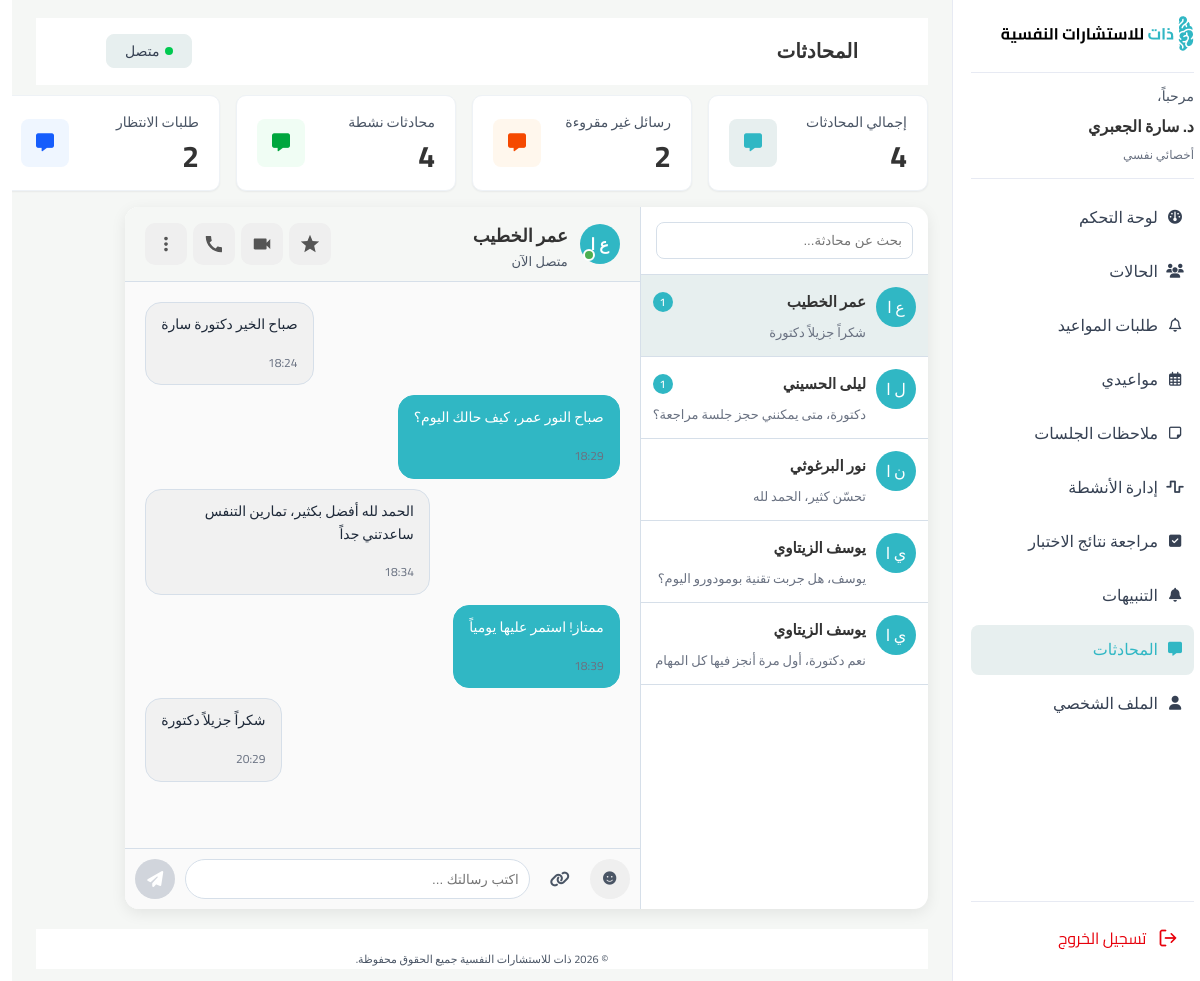
The app's page /therapist/messages/index.php (signed in) with its own data.
### tables this page shows
CREATE TABLE users (
    user_id INT AUTO_INCREMENT,
    name VARCHAR(100) NOT NULL,
    username VARCHAR(60) NOT NULL UNIQUE,
    email VARCHAR(150) NOT NULL UNIQUE,
    password VARCHAR(255) NOT NULL,
    phone VARCHAR(20) NULL,
    avatar VARCHAR(255) NULL,
    role VARCHAR(20) NOT NULL CHECK (role IN ('CLIENT', 'THERAPIST', 'ADMIN')),
    is_active TINYINT (1) DEFAULT 1,
    created_at DATETIME NOT NULL DEFAULT CURRENT_TIMESTAMP,
    updated_at DATETIME NOT NULL DEFAULT CURRENT_TIMESTAMP ON UPDATE CURRENT_TIMESTAMP,
    PRIMARY KEY (user_id)
);

CREATE TABLE messages (
    message_id INT AUTO_INCREMENT,
    sender_id INT,
    receiver_id INT,
    case_id INT,
    content TEXT NULL,
    type VARCHAR(10) NOT NULL DEFAULT 'TEXT' CHECK (type IN ('TEXT', 'VOICE', 'IMAGE', 'FILE')),
    file_path VARCHAR(500) NULL,
    is_read TINYINT (1) NOT NULL DEFAULT 0,
    sent_at DATETIME NOT NULL DEFAULT CURRENT_TIMESTAMP,
    PRIMARY KEY (message_id),
    CONSTRAINT fk_msg_sender FOREIGN KEY (sender_id) REFERENCES users (user_id) ON DELETE RESTRICT ON UPDATE CASCADE,
    CONSTRAINT fk_msg_receiver FOREIGN KEY (receiver_id) REFERENCES users (user_id) ON DELETE RESTRICT ON UPDATE CASCADE,
    CONSTRAINT fk_msg_case FOREIGN KEY (case_id) REFERENCES cases (case_id) ON DELETE
    SET NULL ON UPDATE CASCADE
);

### therapist/messages/index.php (the view, shortened to what this page needs)
<?php
require_once __DIR__ . '/../../connection.php';
$user_id      = $_SESSION['user_id'];
$stmt = $conn->prepare("
    SELECT u.user_id, u.name,
           last_msg.content   AS last_content,
           last_msg.type      AS last_type,
           last_msg.sent_at   AS last_sent_at,
           unread.cnt         AS unread_count
    FROM (
        SELECT DISTINCT
            CASE WHEN sender_id = ? THEN receiver_id ELSE sender_id END AS other_id
        FROM messages
        WHERE sender_id = ? OR receiver_id = ?
    ) conv
    JOIN users u ON u.user_id = conv.other_id AND u.role = 'CLIENT'
    LEFT JOIN (
        SELECT m1.*
        FROM messages m1
        INNER JOIN (
            SELECT
                LEAST(sender_id, receiver_id)    AS a,
                GREATEST(sender_id, receiver_id) AS b,
                MAX(sent_at) AS max_sent
            FROM messages
            WHERE sender_id = ? OR receiver_id = ?
            GROUP BY a, b
        ) m2
          ON LEAST(m1.sender_id, m1.receiver_id)    = m2.a
         AND GREATEST(m1.sender_id, m1.receiver_id) = m2.b
         AND m1.sent_at = m2.max_sent
    ) last_msg
      ON (last_msg.sender_id = conv.other_id AND last_msg.receiver_id = ?)
      OR (last_msg.sender_id = ? AND last_msg.receiver_id = conv.other_id)
    LEFT JOIN (
        SELECT sender_id AS other_id, COUNT(*) AS cnt
        FROM messages
        WHERE receiver_id = ? AND is_read = 0
        GROUP BY sender_id
    ) unread ON unread.other_id = conv.other_id
    ORDER BY last_msg.sent_at DESC
");
$stmt->bind_param("iiiiiiii", $user_id, $user_id, $user_id, $user_id, $user_id, $user_id, $user_id, $user_id);
$stmt->execute();
$convRes = $stmt->get_result();
$conversations = [];
while ($row = $convRes->fetch_assoc()) {
    $conversations[] = $row;
}
$selected_id = isset($_GET['client']) ? (int)$_GET['client'] : null;
if (!$selected_id && !empty($conversations)) {
    $selected_id = (int) $conversations[0]['user_id'];
}
$selected_user = null;
$messages      = [];
if ($selected_id) {
    $stmt = $conn->prepare("SELECT user_id, name FROM users WHERE user_id = ? AND role = 'CLIENT'");
    $stmt->bind_param("i", $selected_id);
    $stmt->execute();
    $selected_user = $stmt->get_result()->fetch_assoc();
    if ($selected_user) {
        $stmt = $conn->prepare("
            SELECT message_id, sender_id, receiver_id, content, type, file_path, sent_at
            FROM messages
            WHERE (sender_id = ? AND receiver_id = ?)
               OR (sender_id = ? AND receiver_id = ?)
            ORDER BY sent_at ASC
        ");
        $stmt->bind_param("iiii", $user_id, $selected_id, $selected_id, $user_id);
        $stmt->execute();
        $msgRes = $stmt->get_result();
        while ($row = $msgRes->fetch_assoc()) {
            $messages[] = $row;
        }
    }
}
$stmt = $conn->prepare("
    SELECT
        COUNT(DISTINCT CASE WHEN sender_id = ? THEN receiver_id ELSE sender_id END) AS total_conv,
        SUM(CASE WHEN receiver_id = ? AND is_read = 0 THEN 1 ELSE 0 END) AS unread_msgs,
        COUNT(DISTINCT CASE
            WHEN sent_at >= DATE_SUB(NOW(), INTERVAL 7 DAY)
            THEN (CASE WHEN sender_id = ? THEN receiver_id ELSE sender_id END)
        END) AS active_conv
    FROM messages
    WHERE sender_id = ? OR receiver_id = ?
");
$stmt->bind_param("iiiii", $user_id, $user_id, $user_id, $user_id, $user_id);
$stmt->execute();
$stats = $stmt->get_result()->fetch_assoc();
$total_conv  = (int) ($stats['total_conv']  ?? 0);
$unread_msgs = (int) ($stats['unread_msgs'] ?? 0);
$active_conv = (int) ($stats['active_conv'] ?? 0);
$waiting_count = 0;
foreach ($conversations as $c) {
    if ((int)($c['unread_count'] ?? 0) > 0) $waiting_count++;
}
function initials($name) {
    $parts = preg_split('/\s+/', trim($name));
    $out = '';
    foreach (array_slice($parts, 0, 2) as $p) {
        if ($p !== '') $out .= mb_substr($p, 0, 1, 'UTF-8') . ' ';
    }
    return trim($out);
}
function msgTime($datetime) {
    $ts = strtotime($datetime);
    if (date('Y-m-d', $ts) === date('Y-m-d')) {
        return date('H:i', $ts);
    }
    return date('Y/m/d', $ts);
}
?>
<!DOCTYPE html>
<html lang="ar" dir="rtl">
<head>
  <link rel="stylesheet" href="https://cdnjs.cloudflare.com/ajax/libs/font-awesome/6.5.1/css/all.min.css" />
  <link rel="stylesheet" href="../thirapist.css">
  <link rel="stylesheet" href="../total.css" />
  <link rel="stylesheet" href="style.css" />
</head>
<body>
  <div class="app">
    <?php include "../layouts/sidebar.php"; ?>
    <main class="main">
      <header class="main-header">
        <h1 class="page-title">المحادثات</h1>
        <button class="status-btn">
          <span class="status-dot"></span>
          متصل
        </button>
      </header>
      <section class="stats-row">
        <div class="stat-card">
          <div class="stat-info">
            <div class="stat-label">إجمالي المحادثات</div>
            <div class="stat-value"><?= $total_conv ?></div>
          </div>
          <div class="stat-icon-teal"><i class="fa-solid fa-message"></i></div>
        </div>
        <div class="stat-card">
          <div class="stat-info">
            <div class="stat-label">رسائل غير مقروءة</div>
            <div class="stat-value"><?= $unread_msgs ?></div>
          </div>
          <div class="stat-icon-orange"><i class="fa-solid fa-message"></i></div>
        </div>
        <div class="stat-card">
          <div class="stat-info">
            <div class="stat-label">محادثات نشطة</div>
            <div class="stat-value"><?= $active_conv ?></div>
          </div>
          <div class="stat-icon-green"><i class="fa-solid fa-message"></i></div>
        </div>
        <div class="stat-card">
          <div class="stat-info">
            <div class="stat-label">طلبات الانتظار</div>
            <div class="stat-value"><?= $waiting_count ?></div>
          </div>
          <div class="stat-icon-blue"><i class="fa-solid fa-message"></i></div>
        </div>
      </section>
      <div class="chat-container">
        <div class="chat-list">
          <div class="chat-search">
            <input type="text" id="chatSearch" placeholder="بحث عن محادثة..." />
          </div>
          <div class="chat-users">
            <?php if (empty($conversations)): ?>
              <p class="no-conv">لا توجد محادثات</p>
            <?php else: foreach ($conversations as $c):
              $isActive = $selected_id === (int)$c['user_id'];
              $unread   = (int)($c['unread_count'] ?? 0);
            ?>
            <a href="?client=<?= $c['user_id'] ?>"
               class="chat-user <?= $isActive ? 'active' : '' ?>"
               data-name="<?= htmlspecialchars($c['name']) ?>">
              <div class="avatar"><?= htmlspecialchars(initials($c['name'])) ?></div>
              <div class="chat-user-text">
                <h4>
                  <?= htmlspecialchars($c['name']) ?>
                  <?php if ($unread > 0): ?>
                    <span class="unread-badge"><?= $unread ?></span>
                  <?php endif; ?>
                </h4>
                <p>
                  <?php if ($c['last_type'] === 'IMAGE'): ?>
                    <i class="fa-regular fa-image"></i> صورة
                  <?php elseif ($c['last_type'] === 'FILE'): ?>
                    <i class="fa-solid fa-paperclip"></i> ملف
                  <?php else: ?>
                    <?= htmlspecialchars(mb_substr($c['last_content'] ?? '', 0, 60)) ?>
                  <?php endif; ?>
                </p>
              </div>
            </a>
            <?php endforeach; endif; ?>
          </div>
        </div>
        <div class="chat-box">
          <?php if ($selected_user): ?>
            <div class="chat-header">
              <div class="chat-user-info">
                <div class="chat-avatar">
                  <span class="avatar-initials"><?= htmlspecialchars(initials($selected_user['name'])) ?></span>
                  <span class="avatar-status"></span>
                </div>
                <div class="chat-user-details">
                  <h3 class="chat-user-name"><?= htmlspecialchars($selected_user['name']) ?></h3>
                  <p class="chat-user-status">متصل الآن</p>
                </div>
              </div>
              <div class="chat-actions">
                <button class="chat-action-btn favorite-btn" title="المفضلة">
                  <svg viewBox="0 0 24 24" fill="currentColor"><path d="M12 17.27L18.18 21l-1.64-7.03L22 9.24l-7.19-.61L12 2 9.19 8.63 2 9.24l5.46 4.73L5.82 21z"/></svg>
                </button>
                <button class="chat-action-btn video-btn" title="مكالمة فيديو">
                  <svg viewBox="0 0 24 24" fill="currentColor"><path d="M17 10.5V7c0-.55-.45-1-1-1H4c-.55 0-1 .45-1 1v10c0 .55.45 1 1 1h12c.55 0 1-.45 1-1v-3.5l4 4v-11l-4 4z"/></svg>
                </button>
                <button class="chat-action-btn call-btn" title="مكالمة صوتية">
                </button>
                <button class="chat-action-btn menu-btn" title="المزيد" id="menuBtn">
                  <svg viewBox="0 0 24 24" fill="currentColor"><path d="M12 8c1.1 0 2-.9 2-2s-.9-2-2-2-2 .9-2 2 .9 2 2 2zm0 2c-1.1 0-2 .9-2 2s.9 2 2 2 2-.9 2-2-.9-2-2-2zm0 6c-1.1 0-2 .9-2 2s.9 2 2 2 2-.9 2-2-.9-2-2-2z"/></svg>
                </button>
              </div>
            </div>
            <div class="chat-messages" id="chatMessages" data-receiver="<?= $selected_user['user_id'] ?>">
              <?php if (empty($messages)): ?>
                <p class="no-messages">ابدأ المحادثة بإرسال رسالة</p>
              <?php else: foreach ($messages as $m):
                $mine = (int)$m['sender_id'] === $user_id;
              ?>
                <div class="message <?= $mine ? 'me' : 'other' ?>">
                  <?php if ($m['type'] === 'IMAGE' && !empty($m['file_path'])): ?>
                    <a href="<?= htmlspecialchars($m['file_path']) ?>" target="_blank" class="msg-image-link">
                      <img src="<?= htmlspecialchars($m['file_path']) ?>" alt="<?= htmlspecialchars($m['content']) ?>" class="msg-image">
                    </a>
                  <?php else: ?>
                    <?= nl2br(htmlspecialchars($m['content'])) ?>
                  <?php endif; ?>
                  <span><?= msgTime($m['sent_at']) ?></span>
                </div>
              <?php endforeach; endif; ?>
            </div>
            <div class="chat-input">
              <button class="emoji" type="button">
                <i class="fa-sharp fa-solid fa-face-smile"></i>
              </button>
              <label class="file-btn">
                <i class="fa-solid fa-link"></i>
              </label>
              <input type="text" id="messageInput" placeholder="اكتب رسالتك ..." />
              <button id="sendBtn" type="button">
                <i class="fa fa-paper-plane"></i>
              </button>
            </div>
          <?php endif; ?>
        </div>
      </div>
      <?php include "../layouts/footer.php"; ?>
    </main>
  </div>
</body>
</html>

### therapist/thirapist.css (style rules this page uses)
.app { display: flex; min-height: 100vh; }
.main { flex: 1; padding: 18px 24px 12px; display: flex; flex-direction: column; width: auto; height: auto; min-width: 0; background-color: #F5F7F5; }
.main-header { display: flex; align-items: center; justify-content: space-between; margin-bottom: 14px; padding: 20px 15px ; background-color:#FFFFFF ; }
.page-title { margin: 0; font-size: 20px; font-weight: 700; color: #333333; text-align: right; vertical-align: middle; line-height: 28px; }
.status-btn { display: inline-flex; align-items: center; gap: 6px; padding: 6px 18px; border-radius: 8px; border: 1px solid#E7EFEF; background:#E7EFEF; color:#364153; font-size: 14px; font-weight: 400; line-height: 20px; }
.status-dot { width: 8px; height: 8px; border-radius: 50%; background: #00C950; }

### therapist/total.css (style rules this page uses)
*, *::before, *::after { box-sizing: border-box; margin: 0; padding: 0; }
body { margin: 0; font-family: 'Cairo', system-ui, -apple-system, BlinkMacSystemFont, 'Segoe UI', sans-serif; direction: rtl; background-color: #ffffff; color:#4A5565; }
.main-header { background-color: #ffffff; border-bottom: 1px solid #ffffff; height: 67px; width: 1512; padding: 0 70px; display: flex; align-items: center; justify-content: space-between; margin-bottom: 10px; }

### records on screen
users: name "ع ا", name "عمر الخطيب", last_content "شكراً جزيلاً دكتورة"
users: name "ل ا", name "ليلى الحسيني", last_content "دكتورة، متى يمكنني حجز جلسة مراجعة؟"
users: name "ن ا", name "نور البرغوثي", last_content "تحسّن كثير، الحمد لله"
users: name "ي ا", name "يوسف الزيتاوي", last_content "يوسف، هل جربت تقنية بومودورو اليوم؟", last_content "نعم دكتورة، أول مرة أنجز فيها كل المهام"
messages: content "صباح الخير دكتورة سارة", sent_at "18:24"
messages: content "صباح النور عمر، كيف حالك اليوم؟", sent_at "18:29"
messages: content "الحمد لله أفضل بكثير، تمارين التنفس ساعدتني جداً", sent_at "18:34"
messages: content "ممتاز! استمر عليها يومياً", sent_at "18:39"
messages: content "شكراً جزيلاً دكتورة", sent_at "20:29"

### other values on screen
$_SESSION['user_name'] "د. سارة الجعبري"
$total_conv "4"
$unread_msgs "2"
$active_conv "4"
$waiting_count "2"
